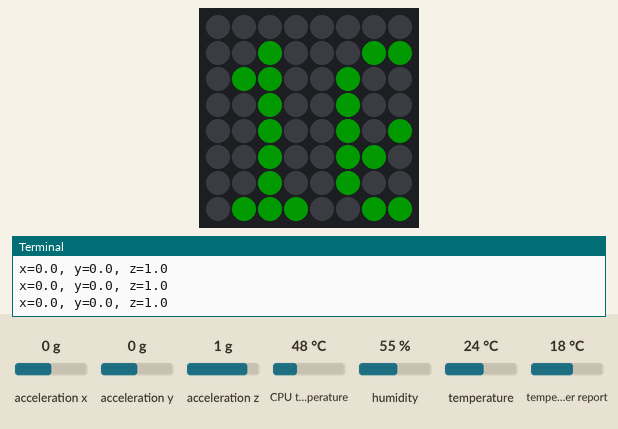
Bench run of a program on a simulated Raspberry Pi (BCM pin numbers) with a Sense HAT. On the bench: the Sense HAT's 8×8 RGB LED matrix, the last lines printed to the terminal. The test bench sets the inputs (shaded band); at power-on: acceleration x 0 g, acceleration y 0 g, acceleration z 1 g, CPU temperature 48 °C, humidity 55 %, temperature 24 °C, temperature in the web weather report 18 °C. Dim RGB values are drawn brighter than linear; the clock reads 2024-03-15 10:24:30 at power-on unless the program sets it; requests to the public web service named in the program get a made-up reply in its usual format after 0.4 s (London, UTC, broken clouds, 64 % humidity, 1013 hPa unless stated); the 64×8 strip is a reading aid, not a part: it shows the text the matrix is scrolling, unrolled, one strip-width of it at a time; threads take turns every 2 ms.

Above: at 1.2 s.
1.3 s: acceleration x set to -1.4 g
At 2.42 s:
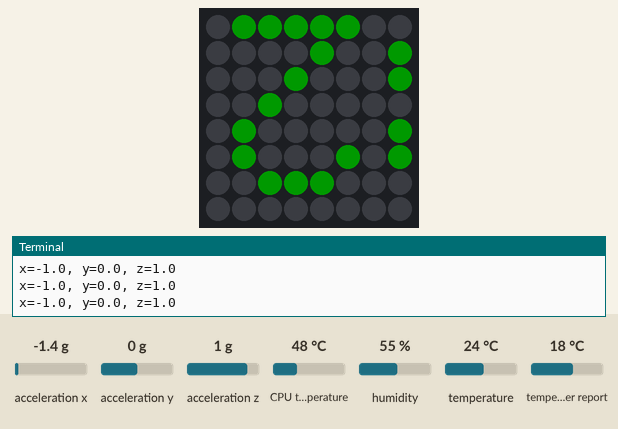
3.1 s: acceleration x set to 0.8 g
At 4.92 s:
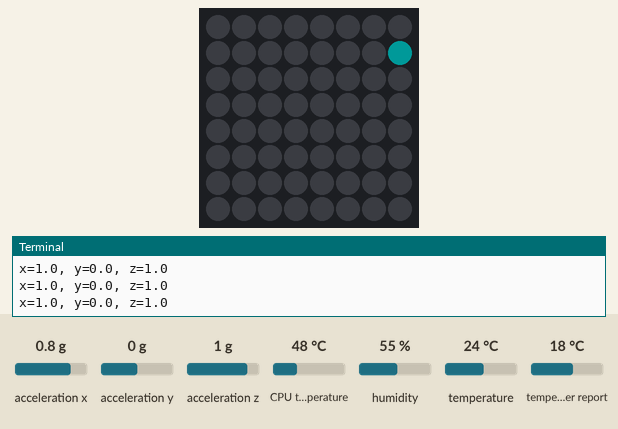
6.1 s: acceleration y set to -1.4 g
At 6.23 s:
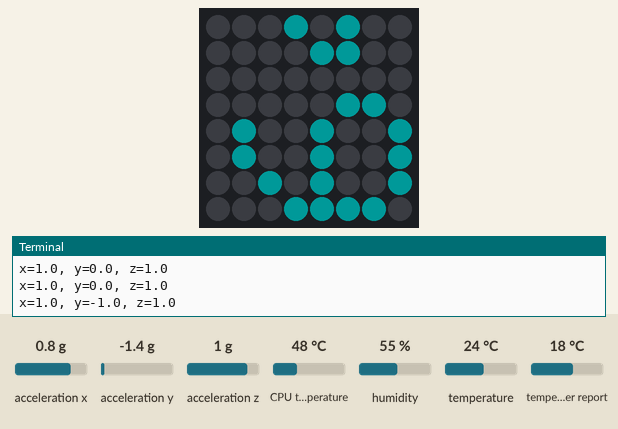
9.1 s: acceleration y set to 0.8 g
At 10.15 s:
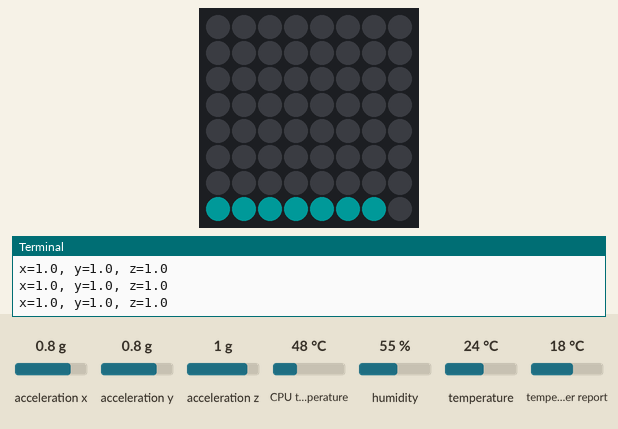

The program:

temp.py
```python
import os
import time
import threading
#from sense_emu import SenseHat
from sense_hat import SenseHat
import requests, json

sense = SenseHat()
sense.low_light = True
sense.set_rotation(270)
indoor_humidiy= 0
indoor_temperature = 0
outdoor_humidiy = 0
outdoor_temperature = 0
weather="N/A"

toggleFlag = 0
displayMode = 0

# get CPU temperature
def get_cpu_temp():
    res = os.popen("vcgencmd measure_temp").readline()
    t = float(res.replace("temp=","").replace("'C\n",""))
    return(t)
#    return(45)

# use moving average to smooth readings
def get_smooth(x):
    if not hasattr(get_smooth, "t"):
        get_smooth.t = [x,x,x]
    get_smooth.t[2] = get_smooth.t[1]
    get_smooth.t[1] = get_smooth.t[0]
    get_smooth.t[0] = x
    xs = (get_smooth.t[0]+get_smooth.t[1]+get_smooth.t[2])/3
    return(xs)

def readSensor():
    global indoor_humidiy, indoor_temperature
    t1 = sense.get_temperature_from_humidity()
    t2 = sense.get_temperature_from_pressure()
    t_cpu = get_cpu_temp()

    # calculates the real temperature compesating CPU heating
    t = (t1+t2)/2
    t_corr = t - ((t_cpu-t)/1.8)
    t_corr = get_smooth(t_corr)
    indoor_temperature = t_corr*1.8 + 32
    indoor_humidiy = sense.get_humidity()
    #indoor_pressure = sense.get_pressure()

def readWeather():
    global weather, outdoor_humidiy, outdoor_temperature
    api_key = "a2062d3deac579aa39989a45a0ad5bf6"
    base_url = "http://api.openweathermap.org/data/2.5/weather?"
    city_name = "77584,us"
    complete_url = base_url + "zip=" + city_name +"&appid=" + api_key
    response = requests.get(complete_url)
    x = response.json()
    if x["cod"] == 200:
        y = x["main"]
        outdoor_temperature = int((y["temp"] - 273.15 ) * 1.8 + 32 )
        #outdoor_pressure = y["pressure"]
        outdoor_humidiy = y["humidity"]
        z = x["weather"]
        weather = z[0]["description"]


def display():
    global indoor_humidiy, indoor_temperature, weather, outdoor_humidiy, outdoor_temperature, sense, toggleFlag
    readSensor()
    readWeather()

    if toggleFlag == 1:
        sense.clear()
        return
    sense.show_message(time.strftime("%H:%M"), text_colour=[4, 8, 4])
    print(time.strftime("%H:%M"))

    if toggleFlag == 1:
        sense.clear()
        return
    time.sleep(1)

    if toggleFlag == 1:
        sense.clear()
        return
    sense.show_message("T%d/%d" % (outdoor_temperature, round(indoor_temperature)), text_colour=[4, 8, 8])
    print("T%d/%d" % (outdoor_temperature, round(indoor_temperature)))

    if toggleFlag == 1:
        sense.clear()
        return
    time.sleep(1)

    if toggleFlag == 1:
        sense.clear()
        return
    sense.show_message("H%d/%d" % (outdoor_humidiy, round(indoor_humidiy)), text_colour=[4, 8, 8])
    print("H%d/%d" % (outdoor_humidiy, round(indoor_humidiy)))

    if toggleFlag == 1:
        sense.clear()
        return
    time.sleep(1)

    if toggleFlag == 1:
        sense.clear()
        return
    sense.show_message(weather, text_colour=[4, 8, 8])
    print(weather)

    if toggleFlag == 1:
        sense.clear()
        return
    time.sleep(5)

class displayThread (threading.Thread):
    def __init__(self, threadID, name):
        threading.Thread.__init__(self)
        self.threadID=threadID
        self.name=name
    def run(self):
        global displayMode
        print ("Display Thread is running")
        while True:
            if displayMode == 0:  # Day Regular model
                display()
            elif displayMode == 1: # Day sleep model
                if int(time.strftime("%M")) == 0:
                    display()
            elif displayMode == 2: # Night Regular model (alway off)
                time.sleep(2)
            elif displayMode == 3:
                for _ in range(3): # Night wakeup model (display 3 times and then sleep)
                    display()
                displayMode = 2
            else:
                return

if (int(time.strftime("%H")) > 6):
    displayMode = 0
if (int(time.strftime("%H")) <= 6):
    displayMode = 3
show = displayThread(1, "DisplayThread")
show.start()
while True:
    acc = sense.get_accelerometer_raw()
    x = round(acc['x'], 0)
    y = round(acc['y'], 0)
    z = round(acc['z'], 0)
    print("x={0}, y={1}, z={2}".format(x, y, z))

  # Update the rotation of the display depending on which way up the Sense HAT is
    if x  == -1:
        sense.set_rotation(180)
    elif y == 1:
        sense.set_rotation(90)
    elif y == -1:
        sense.set_rotation(270)
    else:
        sense.set_rotation(0)

    x = abs(x)
    y = abs(y)
    z = abs(z)

    if (x>1 or y>1 or z>1):
        if  displayMode == 0:
            toggleFlag = 1
            displayMode = 1
            toggleFlag = 0
        elif displayMode == 1:
            toggleFlag = 1
            displayMode = 0
            toggleFlag = 0
        elif displayMode == 2:
            displayMode = 3
        time.sleep(3)
    time.sleep(.3)
```
